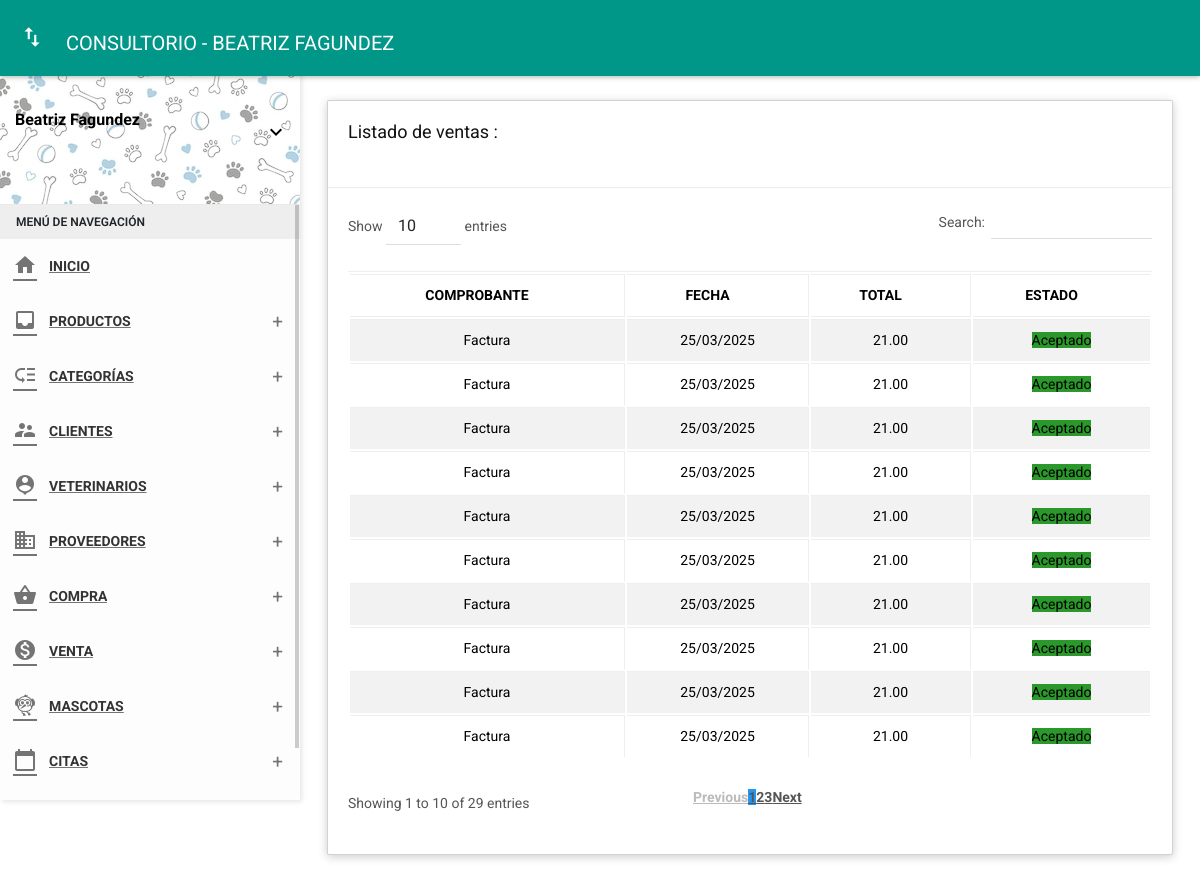
The app's page /folder/venta.php (signed in) with its own data.
### tables this page shows
CREATE TABLE `venta` (
  `id_venta` int(11) NOT NULL,
  `fecha` datetime NOT NULL,
  `numfact` int(11) NOT NULL,
  `estado` char(1) NOT NULL,
  `id_due` int(11) NOT NULL,
  `total` decimal(10,2) NOT NULL,
  `tipoc` varchar(25) NOT NULL,
  `tipopa` varchar(25) NOT NULL,
  `numtarj` char(20) NOT NULL,
  `typetarj` varchar(20) NOT NULL,
  `nomtarj` varchar(40) NOT NULL,
  `expmon` char(1) NOT NULL,
  `expyear` char(2) NOT NULL,
  `cvc` char(4) NOT NULL,
  `recibir` decimal(10,2) NOT NULL,
  `cambio` decimal(10,2) NOT NULL,
  `ref` varchar(50) DEFAULT NULL
);

### Controller/ventacontrolador.php (called while the page is built, shortened)
<?php
class ventacontrolador{
    function mostrar(){
        require_once '../View/venta/mostrar.php';
    }
    }

### View/venta/mostrar.php (the view, shortened to what this page needs)
<?php include('./../Includes/Head.php'); ?>
<body class="theme-red">
    <nav class="navbar">
        <div class="container-fluid">
            <div class="navbar-header">
                <a href="javascript:void(0);" class="navbar-toggle collapsed" data-toggle="collapse"
                    data-target="#navbar-collapse" aria-expanded="false"></a>
                <a class="navbar-brand" href="../panel-admin/administrador"> CONSULTORIO - BEATRIZ FAGUNDEZ </a>
            </div>
        </div>
    </nav>
    <?php include '../Includes/Sidebar.php'; ?>
    <section class="content">
        <div class="container-fluid">
            <div class="row clearfix">
                <div class="col-lg-12 col-md-12 col-sm-12 col-xs-12">
                    <div class="card">
                        <div class="header">
                            <h2>
                                Listado de ventas :
                            </h2><br>
                        </div>
                        <div class="body">
                            <div class="table-responsive">
                                <?php
                                $contraseña = "";
                                $usuario = "root";
                                $nombre_base_de_datos = "vetdog";
                                try {
                                    $base_de_datos = new PDO('mysql:host=localhost;dbname=' . $nombre_base_de_datos, $usuario, $contraseña);
                                    $base_de_datos->query("set names utf8;");
                                    $base_de_datos->setAttribute(PDO::ATTR_EMULATE_PREPARES, FALSE);
                                    $base_de_datos->setAttribute(PDO::ATTR_ERRMODE, PDO::ERRMODE_EXCEPTION);
                                    $base_de_datos->setAttribute(PDO::ATTR_DEFAULT_FETCH_MODE, PDO::FETCH_OBJ);
                                } catch (Exception $e) {
                                    echo "Ocurrió algo con la base de datos: " . $e->getMessage();
                                }
                                $sentencia = $base_de_datos->query("SELECT fecha, id_venta, estado, total, tipoc FROM venta ORDER BY fecha DESC, id_venta DESC;");
                                $ventas = $sentencia->fetchAll(PDO::FETCH_OBJ);
                                ?>
<table id="ventasTable" class="table table-bordered table-striped table-hover dataTable js-exportable">
    <thead>
        <tr>
            <th class="text-center">COMPROBANTE</th>
            <th class="text-center">FECHA</th>
            <th class="text-center">TOTAL</th>
            <th class="text-center">ESTADO</th>
        </tr>
    </thead>
    <tbody>
        <?php foreach ($ventas as $venta) { ?>
            <tr>
                <td class="text-center"><?php echo $venta->tipoc; ?></td>
                <td class="text-center">
                    <?php echo (new DateTime($venta->fecha))->format('d/m/Y'); ?>
                </td>
                <td class="text-center"><?php echo $venta->total; ?></td>
                <td class="text-center">
                    <?php if ($venta->estado == 1) { ?>
                        <span class="label label-success">Aceptado</span>
                    <?php } else { ?>
                        <span class="label label-danger">Anulado</span>
                    <?php } ?>
                </td>
            </tr>
        <?php } ?>
    </tbody>
</table>
                            </div>
                        </div>
                    </div>
                </div>
            </div>
        </div>
    </section>
</body>
</html>

### assets/css/themes/all-themes.css (style rules this page uses)
.theme-red .navbar-brand { color: #fff; }

### records on screen
venta: tipoc "Factura", fecha "25/03/2025", total "21.00", estado "Aceptado"
venta: tipoc "Factura", fecha "25/03/2025", total "21.00", estado "Aceptado"
venta: tipoc "Factura", fecha "25/03/2025", total "21.00", estado "Aceptado"
venta: tipoc "Factura", fecha "25/03/2025", total "21.00", estado "Aceptado"
venta: tipoc "Factura", fecha "25/03/2025", total "21.00", estado "Aceptado"
venta: tipoc "Factura", fecha "25/03/2025", total "21.00", estado "Aceptado"
venta: tipoc "Factura", fecha "25/03/2025", total "21.00", estado "Aceptado"
venta: tipoc "Factura", fecha "25/03/2025", total "21.00", estado "Aceptado"
venta: tipoc "Factura", fecha "25/03/2025", total "21.00", estado "Aceptado"
venta: tipoc "Factura", fecha "25/03/2025", total "21.00", estado "Aceptado"

### other values on screen
$_SESSION['name'] "Beatriz Fagundez"
